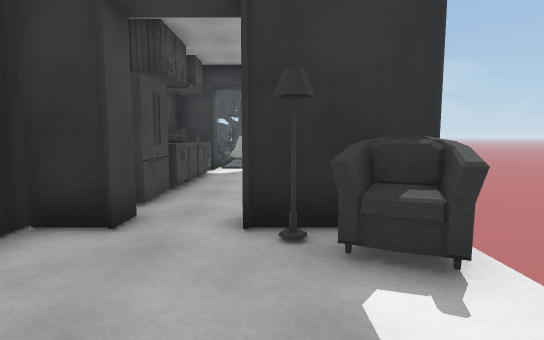
View 1 (above)

21 first-person views from a walk through a Unity game level. The camera is 1.4 m above the floor, tilts 6° down and sees 80° across. The floor is counted in squares, 1 m on a side. Each view is taken from the middle of a square. On the plan, view 1 faces up. The plan holds only what a view shows up to about 15 squares ahead; the rest is blank. The place goes on beyond the plan. Some animated figures are not drawn. Some surface patterns are stand-ins.

View 2
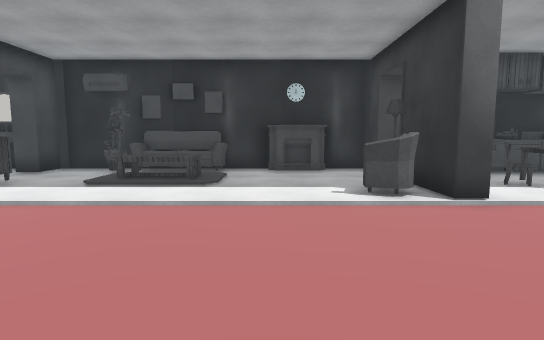

View 3
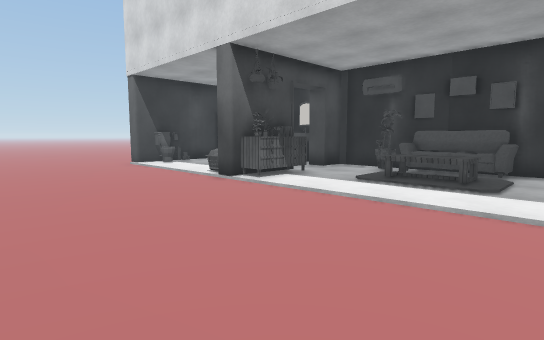

View 4
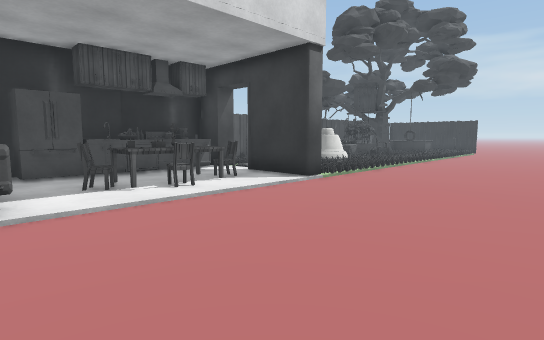

View 5
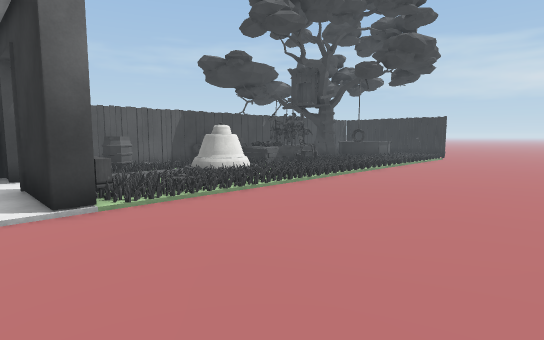

View 6
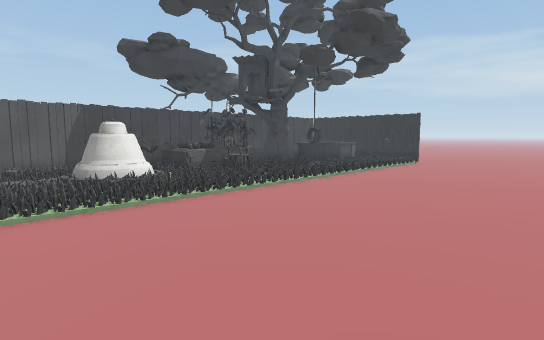

View 7
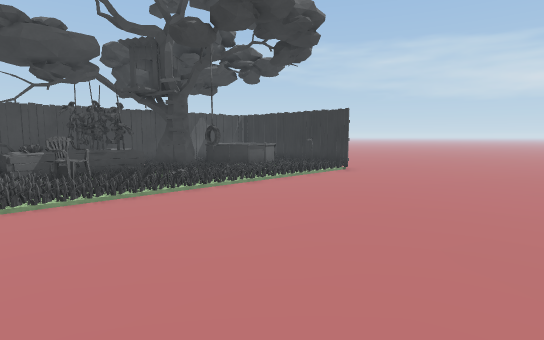

View 8
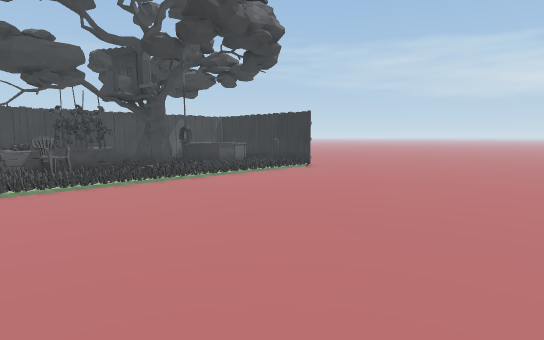

View 9
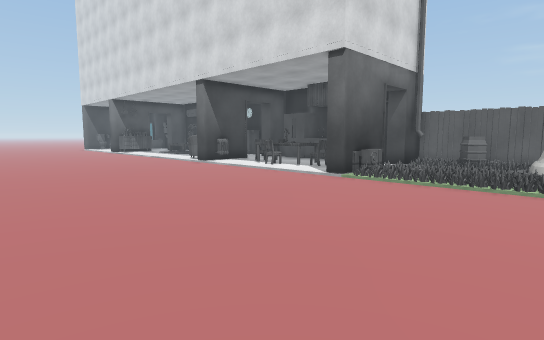

View 10
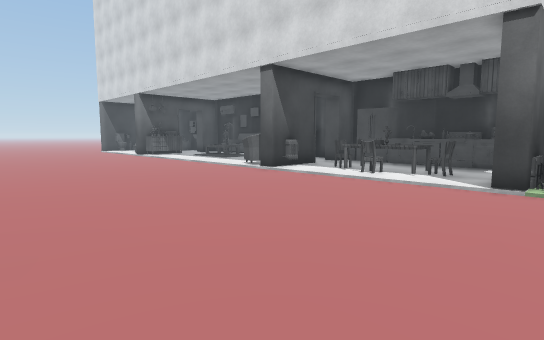

View 11
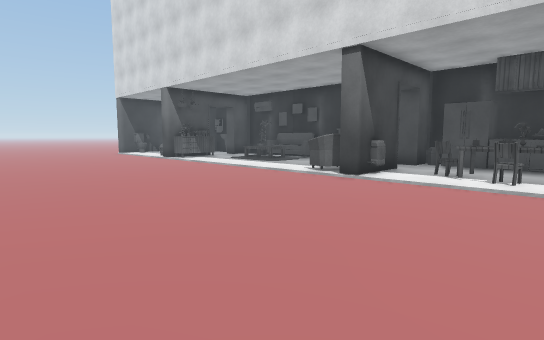

View 12
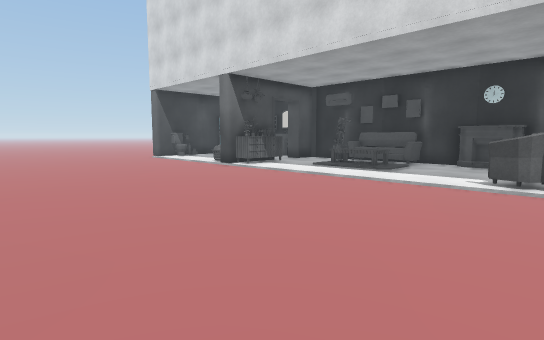

View 13
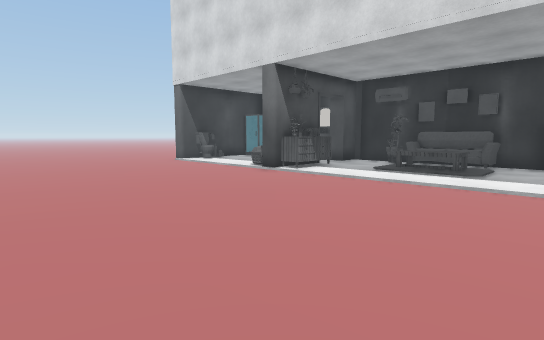

View 14
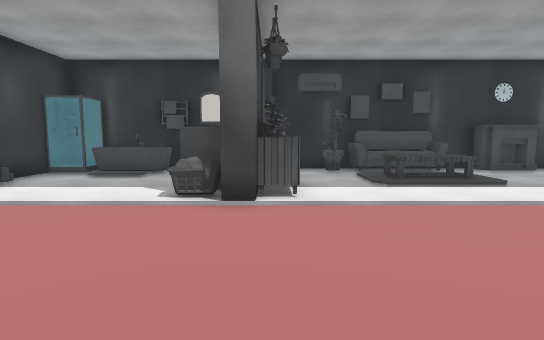

View 15
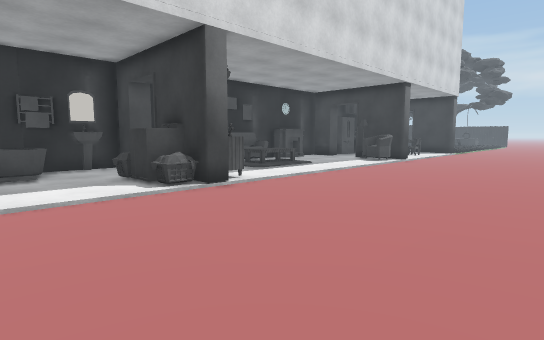

View 16
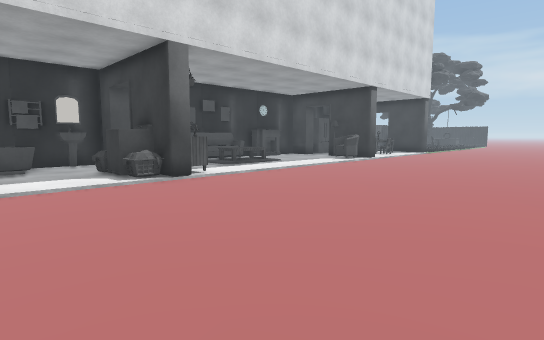

View 17
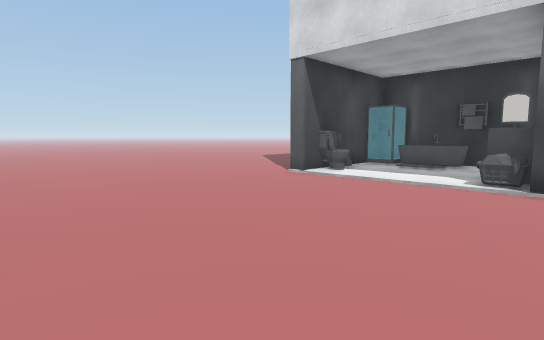

View 18
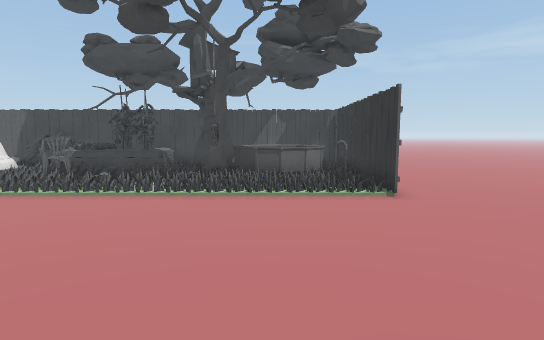

View 19
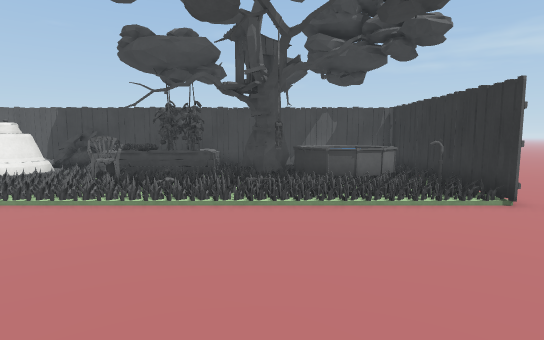

View 20
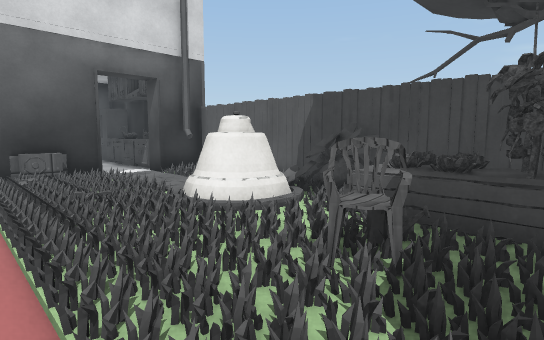

View 21
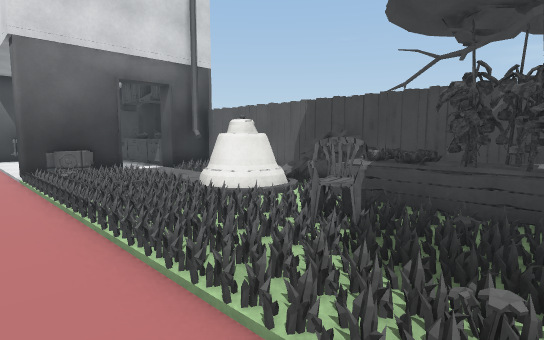

### Floor plan
Key: @ floor where view 1 was taken; # wall or solid block; . main floor; : floor 0.25 m higher than the main floor; / step, stairs or slope; = window, fence, low wall or low ledge; ≈ water the walk keeps out of; ^ raised ledge; L lamp; S sofa; T table; C chair; F fireplace; P plant; R drawers; I sink; H heater; E vent; A tree; W flower; U rug; O other object.
Columns run from 4 left of view 1 to 12 right of it. Each row starts with its distance up from view 1.
 35    .............
 34    .............
 33 #######.........
 32 #=####O.........
 31 ### # ..........
 30 ##≈ = ..........
 29 #=##= ..........
 28 ###AA...........
 27 ###   ...........
 26 #PP...W..........
 25 #PP.W:W..........
 24 #PP.C............
 23 #PP.C...........
 22 ##=.:..........
 21 ##..::......... .
 20 ##^#::........  .
 19 # ##...........
 18 # ..../.........
 17 ##/..//..........
 16 ##/.  O..........
 15 #./.  ...........
 14 ##..#E#..........
 13 ##..###.........
 12 #^=..............
 11 #^=.TC...........
 10 #O..OO...........
  9 ##..OC...........
  8 ##=.OO...........
  7 ##..C............
  6 ##...H...........
  5 ##..###..........
  4 #...LSS.........
  3 #F...SS.........
  2 #F...............
  1 #F...............
  0 #...@............
 -1 #S TT............
 -2 #S TT............
 -3 #S TT............
 -4 #P...............
 -5 #...............
 -6 #...............
 -7 ##..#OR..........
 -8 ##..###..........
 -9 #I.=^^=..........
-10 #I...............
-11 #=U..............
-12 #≈U..............
-13 #==..............

Where each view was taken, in squares from view 1:
view 1: 0 up, 0 right, facing up
view 2: 1 up, 9 right, facing left
view 3: 1 up, 9 right, facing down-left
view 4: 5 up, 9 right, facing up-left
view 5: 12 up, 9 right, facing up-left
view 6: 16 up, 9 right, facing up-left
view 7: 21 up, 10 right, facing up-left
view 8: 21 up, 12 right, facing up-left
view 9: 20 up, 12 right, facing down-left
view 10: 15 up, 12 right, facing down-left
view 11: 11 up, 12 right, facing down-left
view 12: 5 up, 12 right, facing down-left
view 13: 2 up, 12 right, facing down-left
view 14: 7 down, 9 right, facing left
view 15: 13 down, 10 right, facing up-left
view 16: 13 down, 12 right, facing up-left
view 17: 7 down, 12 right, facing down-left
view 18: 30 up, 10 right, facing left
view 19: 28 up, 9 right, facing left
view 20: 25 up, 3 right, facing down-left
view 21: 26 up, 4 right, facing down-left
